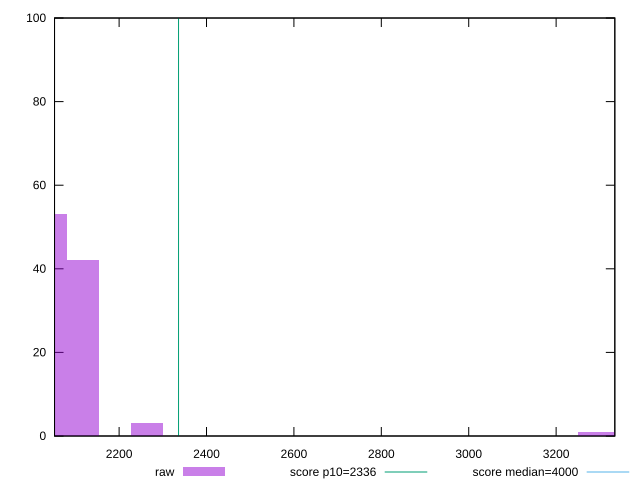

Generate this figure with gnuplot:
reset

$raw <<EOF
3287.0721106447445 1
3360.1181575479613 1
2264.427453999713 3
2118.33536019328 42
2045.2893132900633 53
EOF

set key outside below
set boxwidth 73.04604690321655
set xrange [2052.2250000000004:3334.327]
set yrange [0:100]
set trange [0:100]
set style fill transparent solid 0.5 noborder

set parametric
set terminal svg size 640, 490 enhanced background rgb 'white'
set output "report_00019_2021-02-10T18-14-37.922Z//first-meaningful-paint/samples/pages+cached/raw/histogram.svg"

plot $raw title "raw" with boxes, \
     2336,t title "score p10=2336", \
     4000,t title "score median=4000"

reset
